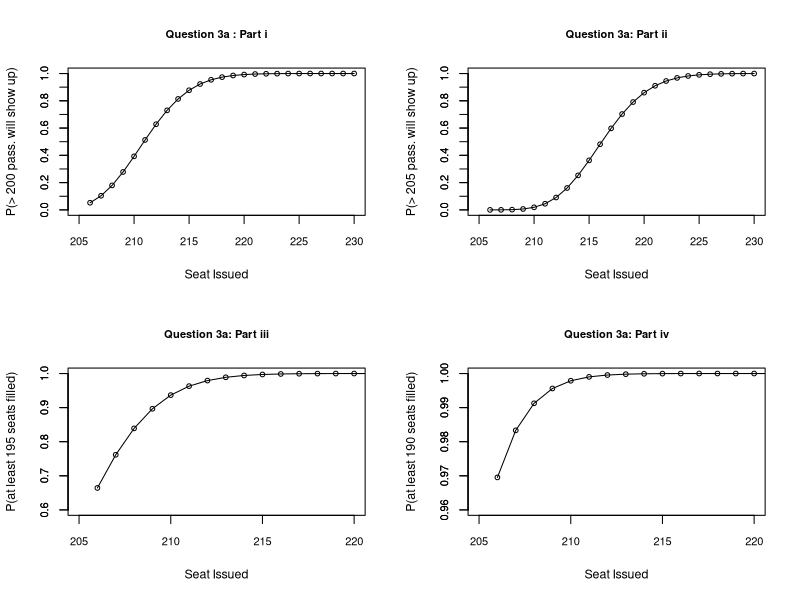

Source code (R):
#Save plot as a pdf file 
pdf('overbookFlight.pdf')


par(mfrow=c(2,2))


m       = 201
tIssued = 206
n = seq(tIssued, 230, by=1)

probSeq01  = 0*seq(1, length(n), by=1)

for (i in 1:length(n))
{
x = seq(m, n[i], by=1)
p = 0.95
q = (1. - p)

prob = 0.
for (j in 1:length(x))
{  
prob = prob + choose(n[i], x[j]) * p**x[j]  * q**(n[i] - x[j]) 
}
probSeq01[i] = prob  
print( c(j, prob) )
}

plot(n, probSeq01, main='Question 3a : Part i', 
     xlim=c(205,230), ylim=c(0,+1), 
     xlab="Seat Issued", ylab="P(> 200 pass. will show up)", 
     cex.axis=0.8, cex.main= 0.8, cex.lab = 0.9,
     cex=0.75)
lines(n, probSeq01, lwd=1, type="l", col="black")
#text(0.45, 0.55, "y = x ", cex = 1.0)
ytick    = seq(0, 1, by=0.1)  
tickMark = c(ytick) 
axis(2, at=tickMark, cex.axis=0.8, cex.main= 0.8)



print('                        ', quote=FALSE)




m = 206
tIssued = 206
n = seq(tIssued, 230, by=1)

probSeq02  = 0*seq(1, length(n), by=1)

for (i in 1:length(n))
{
x = seq(m, n[i], by=1)
p = 0.95
q = (1. - 0.95)

prob = 0.
for (j in 1:length(x))
{  
prob = prob + choose(n[i], x[j]) * p**x[j]  * q**(n[i] - x[j]) 
}
probSeq02[i] = prob  
}

plot(n, probSeq02, main='Question 3a: Part ii', 
     xlim=c(205,230), ylim=c(0,+1), 
     xlab="Seat Issued", ylab="P(> 205 pass. will show up)", 
     cex.axis=0.8, cex.main= 0.8, cex.lab=0.9, 
     cex=0.75)
lines(n, probSeq02, lwd=1, type="l", col="black")
#text(0.45, 0.55, "y = x ", cex = 1.0)
ytick    = seq(0, 1, by=0.1)  
tickMark = c(ytick) 
axis(2, at=tickMark, cex.axis=0.8, cex.main= 0.8)




m = 195
n = seq(tIssued, 230, by=1)

probSeq03  = 0*seq(1, length(n), by=1)

for (i in 1:length(n))
{
x = seq(m, n[i], by=1)
p = 0.95
q = (1. - 0.95)

prob = 0.
for (j in 1:length(x))
{  
prob = prob + choose(n[i], x[j]) * p**x[j]  * q**(n[i] - x[j]) 
}
probSeq03[i] = prob  
}


plot(n, probSeq03, main='Question 3a: Part iii', 
     xlim=c(205,220), ylim=c(0.60, 1.00), 
     xlab="Seat Issued", ylab="P(at least 195 seats filled)", 
     cex.axis=0.8, cex.main= 0.8, cex.lab=0.9, 
     cex=0.75)
lines(n, probSeq03, lwd=1, type="l", col="black")
ytick    = seq(0.60, 1, by=0.1)  
tickMark = c(ytick) 
axis(2, at=tickMark, cex.axis=0.8, cex.main= 0.8)




m = 190
n = seq(tIssued, 230, by=1)

probSeq04  = 0*seq(1, length(n), by=1)

for (i in 1:length(n))
{
x = seq(m, n[i], by=1)
p = 0.95
q = (1. - 0.95)

prob = 0.
for (j in 1:length(x))
{  
prob = prob + choose(n[i], x[j]) * p**x[j]  * q**(n[i] - x[j]) 
}
probSeq04[i] = prob  
}

plot(n, probSeq04, main='Question 3a: Part iv', 
     xlim=c(205,220), ylim=c(0.96,1.00), 
     xlab="Seat Issued", ylab="P(at least 190 seats filled)", 
     cex.axis=0.8, cex.main= 0.8, cex.lab=0.9, 
     cex=0.75)
lines(n, probSeq04, lwd=1, type="l", col="black")
ytick    = seq(0.96, 1, by=0.01)  
tickMark = c(ytick) 
axis(2, at=tickMark, cex.axis=0.8, cex.main= 0.8)



for (i in 1:length(n))
{ print( c(n[i], probSeq01[i], probSeq02[i], probSeq03[i], probSeq04[i])) }



#Return output to the terminal
dev.off()
